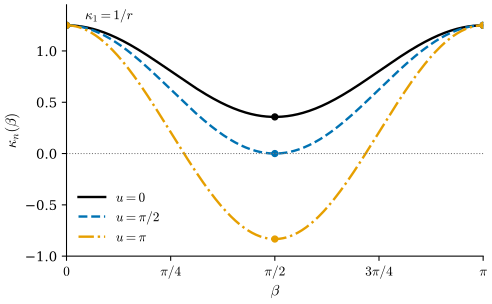

This chart was generated by the following Python code:
"""그림 8.3.1: 법곡률을 방향의 함수로 본 그래프 — 원환면의 세 점 (8.3절, 정리 8.3.5, 예 8.3.6).

원환면 (dgsym.EXAMPLES["torus"]), R = 2, r = 0.8, N = N_x (안쪽).
점 x(u, v)에서 e₁ = x_u/r, e₂ = x_v/(R + r cos u), w(β) = cos β e₁ + sin β e₂일 때
κ_n(β) = II(w(β)) (dgsym.shape_operator와 제1기본형식으로 계산). u = 0, π/2, π.
최댓값(β = 0, π)과 최솟값(β = π/2)을 점으로 표시한다.
자기검사: 직접 계산한 κ_n(β)가 오일러 공식 κ₁cos²β + κ₂sin²β와 같다, 최대·최소가 고윳값과 같다.

실행: 프로젝트 루트에서 ``PYTHONPATH=tools python3 chapters/08-gauss-map/figures/fig-8-3-1-euler-formula.py``
"""

import dgfig

dgfig.setup()

import matplotlib.pyplot as plt
import numpy as np
import sympy as sp

import dgsym

C = dgfig.COLORS

ex = dgsym.EXAMPLES["torus"]
u, v = ex["coords"]
Rs, rs = ex["params"]
vals = {Rs: 2.0, rs: 0.8}
W = dgsym.shape_operator(ex["expr"], u, v, ex["positive"]).subs(vals)
E, F, G = (c.subs(vals) for c in dgsym.first_ff(ex["expr"], u, v, ex["positive"]))
Wf = sp.lambdify(u, W, "numpy")
Ef, Gf = sp.lambdify(u, E, "numpy"), sp.lambdify(u, G, "numpy")
assert sp.simplify(F) == 0

beta = np.linspace(0, np.pi, 401)          # β = π/2가 격자점
fig, ax = plt.subplots(figsize=(5.6, 3.4))
styles = [(0.0, C["main"], "-", r"$u=0$"), (np.pi / 2, C["tangent"], "--", r"$u=\pi/2$"), (np.pi, C["accent"], "-.", r"$u=\pi$")]
for u0, col, ls, lab in styles:
    Wm = np.array(Wf(u0), float)
    I = np.diag([float(Ef(u0)), float(Gf(u0))])
    a = np.cos(beta) / np.sqrt(I[0, 0])            # w = a x_u + b x_v
    b = np.sin(beta) / np.sqrt(I[1, 1])
    coef = np.stack([a, b])
    kn = np.einsum("in,ij,jn->n", coef, I @ Wm, coef)   # II(w) = ⟨Ww, w⟩ = cᵀ I W c
    k1, k2 = 1 / 0.8, np.cos(u0) / (2.0 + 0.8 * np.cos(u0))
    assert np.allclose(kn, k1 * np.cos(beta) ** 2 + k2 * np.sin(beta) ** 2)
    ev = np.sort(np.linalg.eigvals(Wm).real)
    assert np.allclose([kn.max(), kn.min()], [ev[1], ev[0]])
    ax.plot(beta, kn, color=col, ls=ls, lw=1.8, label=lab)
    ax.plot([0, np.pi], [k1, k1], "o", color=col, ms=4.5)
    ax.plot([np.pi / 2], [k2], "o", color=col, ms=4.5)
ax.axhline(0, color=C["aux"], lw=0.8, ls=":")
ax.set_xlim(0, np.pi)
ax.set_xticks([0, np.pi / 4, np.pi / 2, 3 * np.pi / 4, np.pi])
ax.set_xticklabels([r"$0$", r"$\pi/4$", r"$\pi/2$", r"$3\pi/4$", r"$\pi$"])
ax.set_xlabel(r"$\beta$")
ax.set_ylabel(r"$\kappa_n(\beta)$")
ax.text(0.14, 1.25 + 0.06, r"$\kappa_1 = 1/r$", fontsize=10)
ax.spines["top"].set_visible(False)
ax.spines["right"].set_visible(False)
ax.legend(loc="lower left", frameon=False)
ax.set_ylim(-1.0, 1.45)

dgfig.save(fig, __file__)
